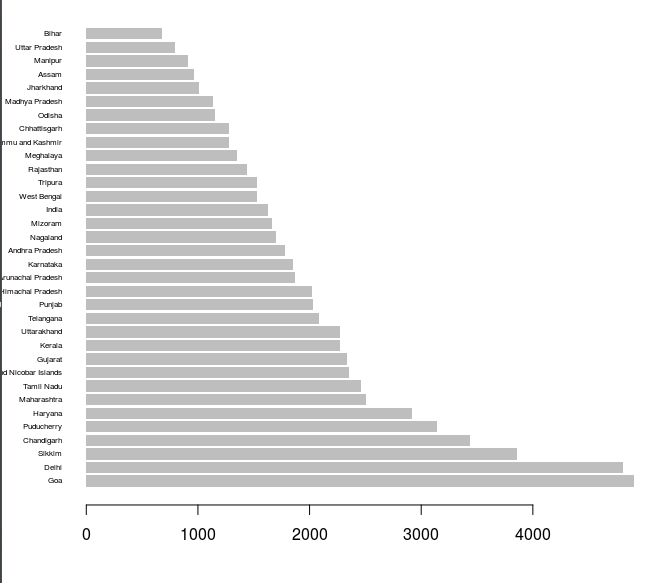

Generate this figure with R:
#Concerned Statewise road density Data is taken from
#Data is in $'s
#url -> http://statisticstimes.com/economy/comparing-indian-states-and-countries-by-gdp-capita.php
myvalues <- read.csv("PerCapitaIncome.csv")
#ordering the data 
high.order <- order(myvalues$PerCapitaIncome, decreasing=TRUE)
education.high <- myvalues[high.order,]
#plotting the data
barplot(myvalues$PerCapitaIncome, names.arg=myvalues$State, horiz=TRUE, las=1, cex.names=0.5, border=NA)
summary(myvalues)
